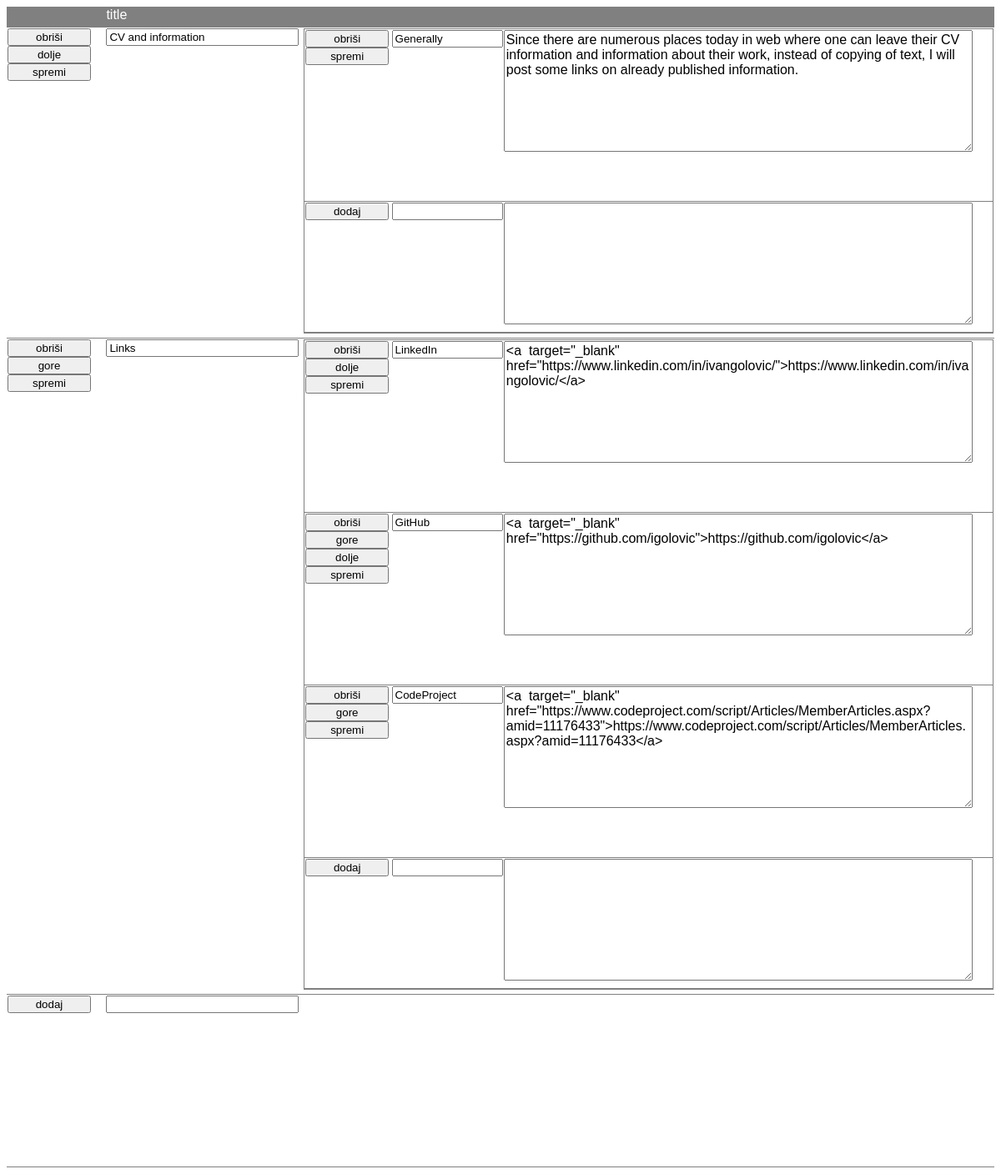
The page /admin/cv.php (signed in) on the database its author committed.
### tables this page shows
CREATE TABLE IF NOT EXISTS `cv_parts` (
  `cv_part_id` int(11) NOT NULL AUTO_INCREMENT,
  `title` varchar(256) NOT NULL,
  `_order` int(11) NOT NULL,
  `gallery_id` int(11) NOT NULL,
  PRIMARY KEY (`cv_part_id`)
);

CREATE TABLE IF NOT EXISTS `cv_data` (
  `cv_data_id` int(11) NOT NULL AUTO_INCREMENT,
  `title` varchar(256) NOT NULL,
  `text` text NOT NULL,
  `cv_part_id` int(11) NOT NULL,
  `_order` int(11) NOT NULL,
  PRIMARY KEY (`cv_data_id`)
);

### classes.php (called while the page is built, shortened)
<?php
if(!class_exists("connect"))
{
	class connect
	{
		public $dbhost = 'localhost';
		public $dbuser = 'root';
		public $dbpass = '';
		public $dbname = '';
		function __construct()
		{
			if(!isset($_SESSION['lang']) || $_SESSION['lang'] == "cro")
			{
				$this->dbname = "personal-web-ig_hr";
			}
			$this->mysqli = new mysqli($this->dbhost, $this->dbuser, $this->dbpass, $this->dbname);
		}
	}
}
?>

### admin/cv.php (the view, shortened to what this page needs)
<!DOCTYPE html PUBLIC "-//W3C//DTD XHTML 1.0 Transitional//EN" "http://www.w3.org/TR/xhtml1/DTD/xhtml1-transitional.dtd">
<html xmlns="http://www.w3.org/1999/xhtml">
<head>
<script type="text/javascript" src="js/admin_common.js"></script><link rel="stylesheet" type="text/css" href="admin.css"></script>
</head>
<body>
<?php
		include("../classes.php");
		$conn = new connect();
		$cvPartsResult = $conn->mysqli->query("select * from cv_parts order by _order");
		echo "<form method='POST' id='formCv'> <input type='hidden' name='inpAction' id='inpAction'>";
		echo "<table width='100%' cellpading='0' cellspacing='0' class='adminTable'>";
		echo '<tr><td style="border-bottom:1px gray solid;padding-bottom:5px" ></td>
		<td style="border-bottom:1px gray solid;padding-bottom:5px" >title</td>
		<td style="border-bottom:1px gray solid;padding-bottom:5px"></td></tr>';
		$counter = 1;
		$count = $cvPartsResult->num_rows;
		while($row = $cvPartsResult->fetch_array())
		{
			echo "<tr>";
			echo '<td width="10%" height="200" style="border-bottom:1px gray solid;padding-bottom:5px" valign="top">';
			echo '<button onclick="handleClick(\'delete\',\''.$row["cv_part_id"].'\',null ,\''.$row["_order"].'\')">obriši</button><br/>';
			if($counter > 1)
			{
				echo '<button onclick="handleClick(\'up\',\''.  $row["cv_part_id"].'\',null ,\''.$row["_order"].'\')">gore</button><br/>';
			}
			if($counter < $count)
			{
				echo '<button onclick="handleClick(\'down\',\''.$row["cv_part_id"].'\',null ,\''.$row["_order"].'\')">dolje</button><br/>';
			}
			echo '<button onclick="handleClick(\'save\',\''.$row["cv_part_id"].'\',null ,\''.$row["_order"].'\')">spremi</button></td>';
			echo "<td width='20%' height='200' style='border-bottom:1px gray solid;padding-bottom:5px' valign='top'><input style='width:95%' id='inpTitle".$row["cv_part_id"]."' name='inpTitle".$row["cv_part_id"]."' type='text' value='".$row['title']."'></input></td>";
			echo "<td width='70%' height='200' style='border-bottom:1px gray solid;padding-bottom:5px' valign='top'>";
					$cvDataResults[$counter] = $conn->mysqli->query("select * from cv_data where cv_part_id = " . $row["cv_part_id"] . " order by _order");
					$counter2 = 1;
					echo '<table width="100% cellpadding="0" cellspacing="0" style="border:1px gray solid;">';
					while($row2 = $cvDataResults[$counter]->fetch_array())
					{
						$count = $cvDataResults[$counter]->num_rows;
						echo '<tr>';
							echo '<td width="10%" height="200" style="border-bottom:1px gray solid;padding-bottom:5px" valign="top">';
							echo '<button onclick="handleClick(\'deleteSubmodule\',\''.$row2["cv_data_id"].'\',null ,\''.$row2["_order"].'\')">obriši</button><br/>';
							if($counter2 > 1)
							{
								echo '<button onclick="handleClick(\'upSubmodule\',\''.  $row2["cv_data_id"].'\',null ,\''.$row2["_order"].'\')">gore</button><br/>';
							}
							if($counter2 < $count)
							{
								echo '<button onclick="handleClick(\'downSubmodule\',\''.$row2["cv_data_id"].'\',null ,\''.$row2["_order"].'\')">dolje</button><br/>';
							}
							echo '<button onclick="handleClick(\'saveSubmodule\',\''.$row2["cv_data_id"].'\',null ,\''.$row2["_order"].'\')">spremi</button></td>';
							echo "<td width='16%' height='150' style='border-bottom:1px gray solid;padding-bottom:5px' valign='top'><input style='width:95%' id='inpTitleSubmodule".$row2["cv_data_id"]."' name='inpTitleSubmodule".$row2["cv_data_id"]."' type='text' value='".$row2['title']."'></input></td>";
							echo "<td width='70%' height='150' style='border-bottom:1px gray solid;padding-bottom:5px' valign='top'><textarea style='width:95%;height:140px' id='txtTextSubmodule".$row2["cv_data_id"]."' name='txtTextSubmodule".$row2["cv_data_id"]."'>".$row2["text"]."</textarea></td>";
						echo '</tr>';
						$counter2++;
					}
					echo "<tr>";
					echo '<td width="8%" height="150" style="border-bottom:1px gray solid;padding-bottom:5px" valign="top"><button value="gore" onclick="handleClick(\'newSubmodule\',\'\',\''.$row["cv_part_id"].'\',\'\')">dodaj</button></td>';
					echo "<td width='16%' height='150' style='border-bottom:1px gray solid;padding-bottom:5px' valign='top'><input style='width:95%' id='inpTitleNewSubmodule".$row["cv_part_id"]."' name='inpTitleNewSubmodule".$row["cv_part_id"]."' type='text'></input></td>";
					echo "<td width='70%' height='150' style='border-bottom:1px gray solid;padding-bottom:5px' valign='top'><textarea style='width:95%;height:140px' id='txtTextNewSubmodule".$row["cv_part_id"]."' name='txtTextNewSubmodule".$row["cv_part_id"]."'></textarea></td>";
					echo "</tr>";
					echo '</table>';
			echo "</td>";
			echo "</tr>";
			$counter++;
		}
		echo "<tr>";
		echo '<td width="10%" height="200" style="border-bottom:1px gray solid;padding-bottom:5px" valign="top"><button onclick="handleClick(\'new\',\'\',\'\')">dodaj</button></td>';
		echo "<td width='20%' height='200' style='border-bottom:1px gray solid;padding-bottom:5px' valign='top'><input style='width:95%' id= id='inpTitleNew' name='inpTitleNew' type='text' value='".$row['title']."'></input></td>";
		echo "<td width='70%' height='200' style='border-bottom:1px gray solid;padding-bottom:5px' valign='top'></td>";
		echo "</tr>";
		echo "</table></form>";
?>
</body>
</html>

### admin/admin.css (style rules this page uses)
table.adminTable>tbody>tr:first-child>td { background-color:grey; color:white; font:16px Arial; }
body { font:16px Arial; }
button { min-width:100px; }
textarea { font:16px Arial; }

### rows shown on the page
cv_parts: title "CV and information"
cv_data: title "Generally", cv_data_id+text "Since there are numerous places today in web where one can leave their CV information and information about their work, instead of copying of text, I will post some links on already published information."
cv_parts: title "Links"
cv_data: title "LinkedIn", cv_data_id+text "<a target=\"_blank\" href=\"https://www.linkedin.com/in/ivangolovic/\">https://www.linkedin.com/in/ivangolovic/</a>"
cv_data: title "GitHub", cv_data_id+text "<a target=\"_blank\" href=\"https://github.com/igolovic\">https://github.com/igolovic</a>"
cv_data: title "CodeProject", cv_data_id+text "<a target=\"_blank\" href=\"https://www.codeproject.com/script/Articles/MemberArticles.aspx?amid=11176433\">https://www.codeproject.com/script/Articles/MemberArticles.aspx?amid=11176433</a>"
